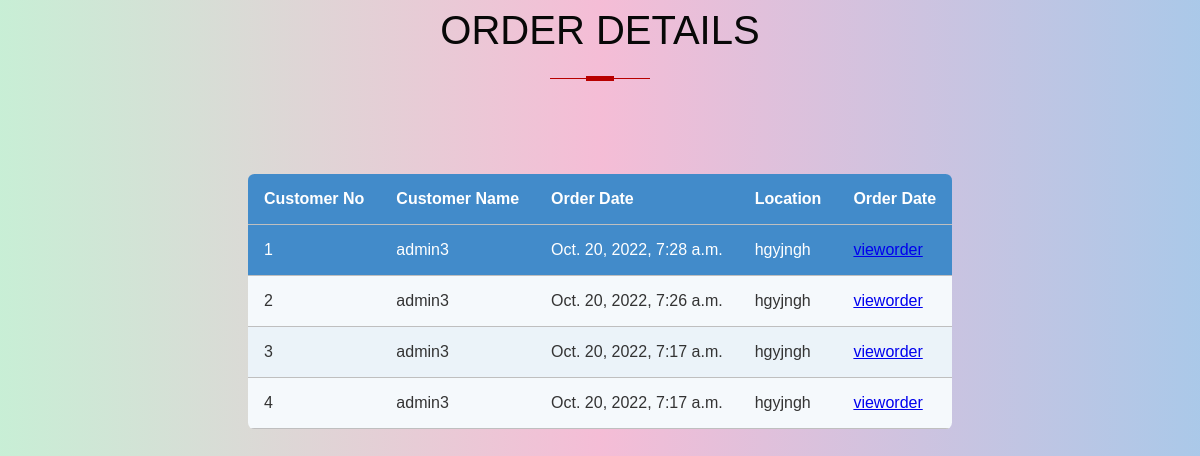
Page /takeorder/ (signed in) on the committed database.
### store/models.py (models this page shows)
class Order(models.Model):
    user = models.ForeignKey(User, verbose_name="User", on_delete=models.CASCADE)
    address = models.ForeignKey(Address, verbose_name="Shipping Address", on_delete=models.CASCADE)
    product = models.ForeignKey(Product, verbose_name="Product", on_delete=models.CASCADE)
    quantity = models.PositiveIntegerField(verbose_name="Quantity")
    ordered_date = models.DateTimeField(auto_now_add=True, verbose_name="Ordered Date")
    status = models.CharField(
        choices=STATUS_CHOICES,
        max_length=50,
        default="pending"
    )

class Address(models.Model):
    user = models.ForeignKey(User, verbose_name="User", on_delete=models.CASCADE)
    locality = models.CharField(max_length=150, verbose_name="Nearest Location")
    city = models.CharField(max_length=150, verbose_name="City")
    mobno = models.CharField(max_length=150, verbose_name="mobno")
    def __str__(self):
        return self.locality

### store/views.py (the view)
# urls.py: path('takeorder/',views.stafftakeorder,name='stafftakeorder'),
def stafftakeorder(request):
    all_orders = Order.objects.filter(user=request.user).order_by('-ordered_date')
    return render(request, 'staff/takeorder.html', {'orders': all_orders, })

### store/context_preprocessors.py (called while the page is built)
def store_menu(request):
    categories = Category.objects.filter(is_active=True)
    context = {
        'categories_menu': categories,
    }
    return context

def cart_menu(request):
    if request.user.is_authenticated:
        cart_items= Cart.objects.filter(user=request.user)
        context = {
            'cart_items': cart_items,
        }
    else:
        context = {}
    return context

### templates/staff/takeorder.html (shortened to what this page needs)
<!DOCTYPE html>
<html lang="en">
<head>
</head>
<body> <div class="one">
    <h1>ORDER DETAILS</h1>
  </div> <br><br><br><br><br>
<table class="rwd-table">
    <thead class="thead-dark">
    <tr>
        <th>Customer No</th>
        <th>Customer Name</th>
        <th>Order Date</th>
        <th>Location</th>
        <th>Order Date</th>
    </tr>
    </thead>
    <tbody>
{% block content %}
{% if orders %}
{% for order in orders %}
    <tr>
         <td>{{forloop.counter}}</td>
        <td>{{order.user}}</td>
        <td>{{order.ordered_date}}</td>
        <td>{{order.address}}</td>
        <td>
            <a href="{% url 'store:staffvieworderdetails' %}"><span class="glyphicon glyphicon-pencil" >vieworder</span></a>
        </td>
    </tr>
 {% endfor %}
{% endif %}
    </tbody>
</table>
<br>
<br>
{% endblock %}
</body>
</html>

### templates/staff/takeorder.html (style rules this page uses)
body { color: #1a1a1a; font-family: "Poppins", sans-serif; background: hsla(141, 54%, 86%, 1); background: linear-gradient( to right, hsla(141, 54%, 86%, 1) 0%, hsla(333, 73%, 85%, 1) 50%, hsla(211, 58%, 79%, 1) 100% ); background: -moz-linear-gradient( to right, hsla(141, 54%, 86%, 1) 0%, hsla(333, 73%, 85%, 1) 50%, hsla(211, 58%, 79%, 1) 100% ); background: -webkit-linear-gradient( to right, hsla(141, 54%, 86%, 1) 0%, hsla(333, 73%, 85%, 1) 50%, hsla(211, 58%, 79%, 1) 100% ); }
.rwd-table { margin: auto; min-width: 300px; max-width: 100%; border-collapse: collapse; }
.rwd-table tr:first-child { border-top: none; background: #428bca; color: #fff; }
.rwd-table tr { border-top: 1px solid #ddd; border-bottom: 1px solid #ddd; background-color: #f5f9fc; }
.rwd-table tr:nth-child(odd):not(:first-child) { background-color: #ebf3f9; }
.rwd-table th { display: none; }
.rwd-table td { display: block; }
.rwd-table td:first-child { margin-top: .5em; }
.rwd-table td:last-child { margin-bottom: .5em; }
.rwd-table td:before { content: attr(data-th) ": "; font-weight: bold; width: 120px; display: inline-block; color: #000; }
.rwd-table th, .rwd-table td { text-align: left; }
.rwd-table { color: #333; border-radius: .4em; overflow: hidden; }
.rwd-table tr { border-color: #bfbfbf; }
.rwd-table th, .rwd-table td { padding: .5em 1em; }
@media screen and (min-width: 600px) { .rwd-table td:before { display: none; } }
@media screen and (min-width: 600px) { .rwd-table th, .rwd-table td { display: table-cell; padding: .25em .5em; } }
@media screen and (min-width: 600px) { .rwd-table th:first-child, .rwd-table td:first-child { padding-left: 0; } }
@media screen and (min-width: 600px) { .rwd-table th:last-child, .rwd-table td:last-child { padding-right: 0; } }
@media screen and (min-width: 600px) { .rwd-table th, .rwd-table td { padding: 1em !important; } }
h1 { position: relative; padding: 0; margin: 0; font-family: "Raleway", sans-serif; font-weight: 300; font-size: 40px; color: #080808; -webkit-transition: all 0.4s ease 0s; -o-transition: all 0.4s ease 0s; transition: all 0.4s ease 0s; }
.one h1 { text-align: center; text-transform: uppercase; padding-bottom: 5px; }
.one h1:before { width: 28px; height: 5px; display: block; content: ""; position: absolute; bottom: 3px; left: 50%; margin-left: -14px; background-color: #b80000; }
.one h1:after { width: 100px; height: 1px; display: block; content: ""; position: relative; margin-top: 25px; left: 50%; margin-left: -50px; background-color: #b80000; }

### rows in the picture
Order: user "admin3", ordered_date "Oct. 20, 2022, 7:28 a.m.", address "hgyjngh"
Order: user "admin3", ordered_date "Oct. 20, 2022, 7:26 a.m.", address "hgyjngh"
Order: user "admin3", ordered_date "Oct. 20, 2022, 7:17 a.m.", address "hgyjngh"
Order: user "admin3", ordered_date "Oct. 20, 2022, 7:17 a.m.", address "hgyjngh"
